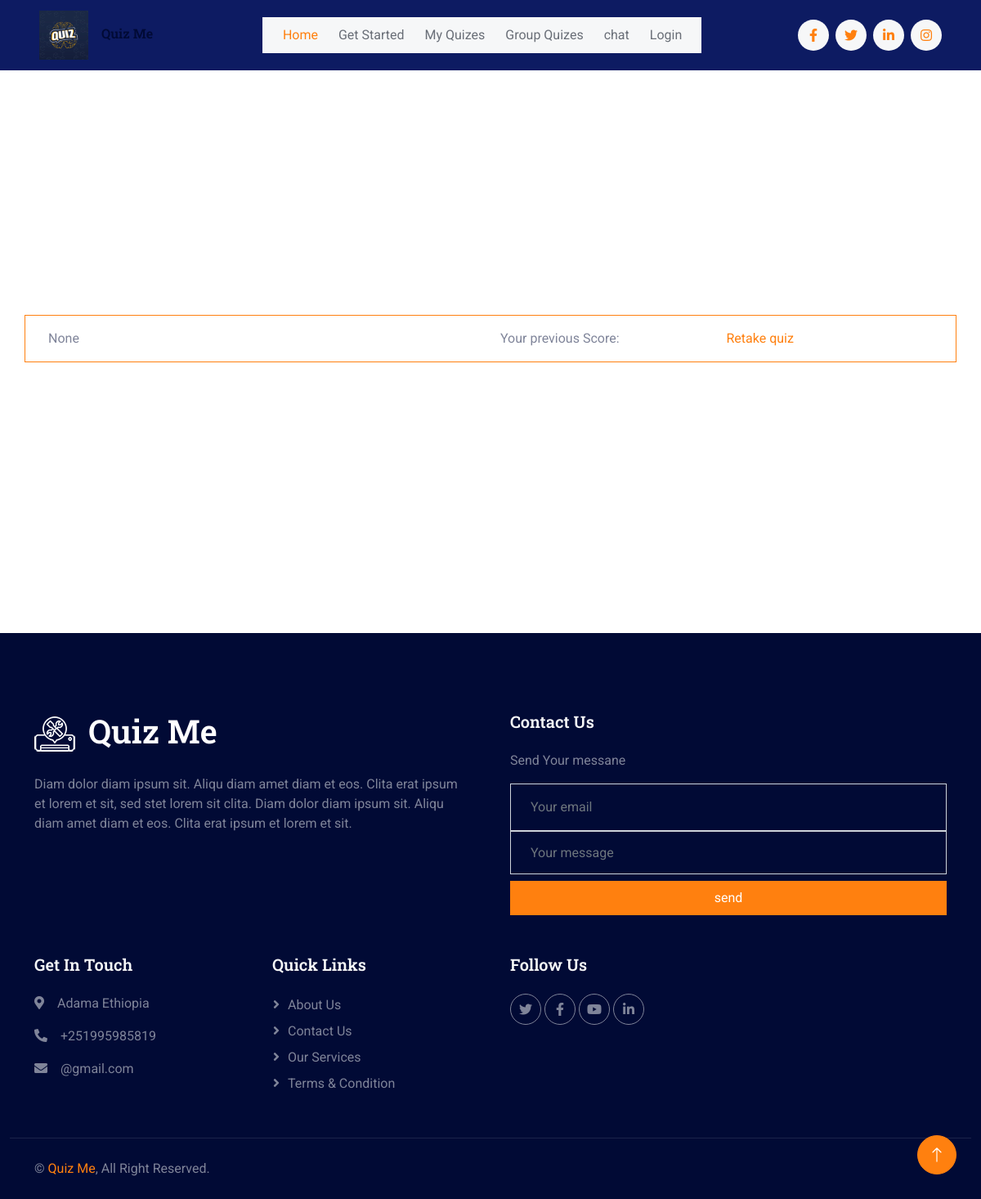
Before: /my_quizes (signed in) with the older database file.
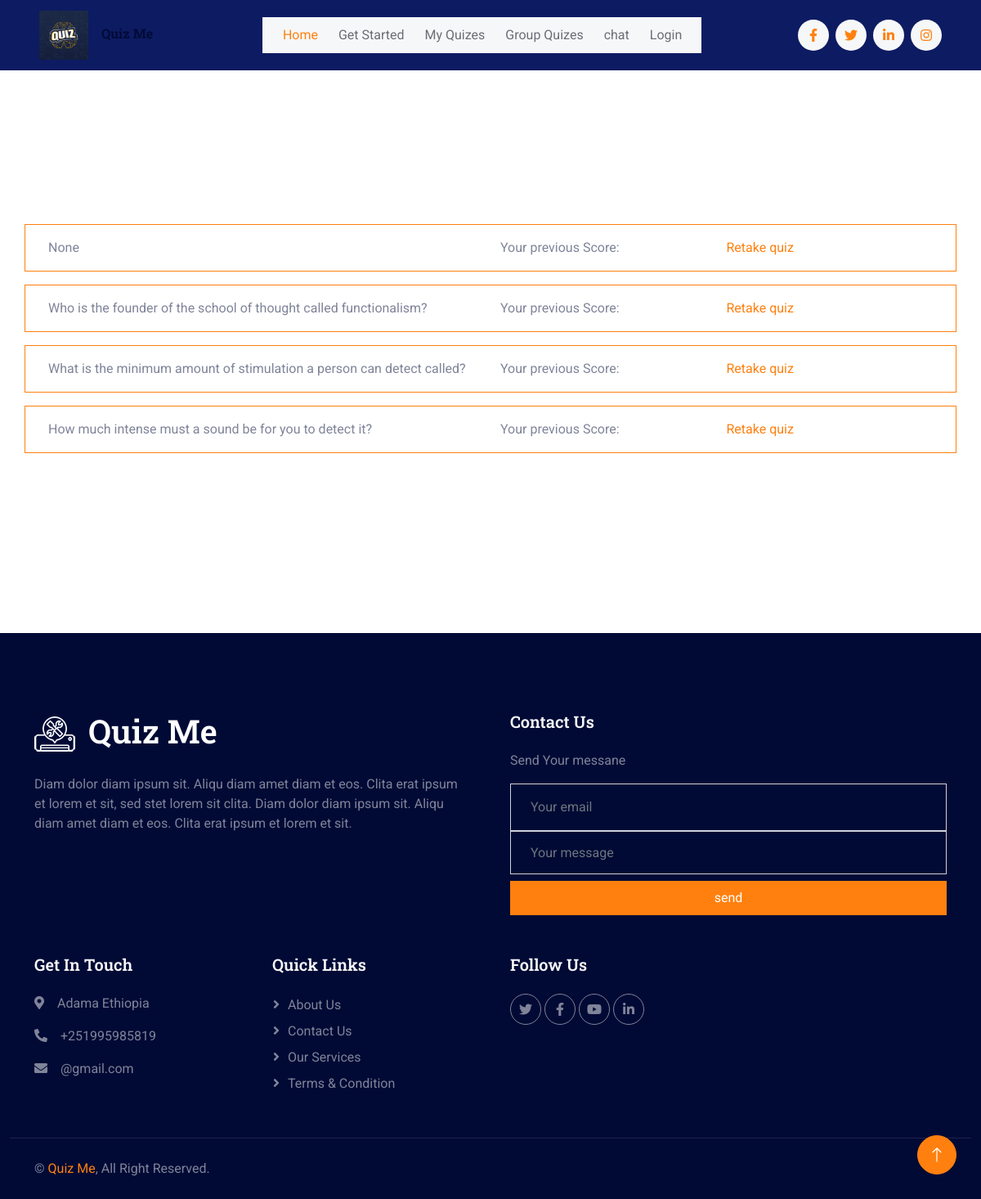
After: the same page with the newer database file.
### quiz_app/models.py (models this page shows, shortened)
class Quiz(models.Model):
    title = models.CharField(max_length=100, null=True, blank=True)
    size = models.IntegerField()
    generated_by = models.ForeignKey(CustomUser, on_delete=models.CASCADE)
    questions = models.TextField()
    user_score = models.IntegerField(default=0)

### quiz_app/views.py (the view)
# urls.py: path('my_quizes', views.myquizes, name='my_quizes'),
@login_required(login_url='login')
def myquizes(request):
    user = request.user
    quizs = Quiz.objects.all().filter(generated_by= user)
    return render(request, 'my_quizes.html', {"quizes":quizs})

### templates/my_quizes.html (shortened to what this page needs)
{% extends 'index2.html' %}
{% block content %}
{% load static %}
    <body>
        <div class="container-xxl py-5 custom-container">
            <div class="container">
                {% if quizes %}
                    {% for quiz in quizes %}
                        <div class="row border border-primary rounded p-3 mt-3">
                            <div class="col-md-6">
                                {{ quiz.title }}
                            </div>
                            <div class="col-md-3">
                                Your previous Score: {{ quiz.score }}
                            </div>
                            <div class="col-md-3">
                                <a href="">Retake quiz</a>
                            </div>
                        </div>
                    {% endfor %}
                {% else %}
                    <h1>You haven't taken any quizzes yet.</h1>
                {% endif %}
            </div>
        </div>
    </body>
{% endblock content %}

### templates/index2.html (shortened to what this page needs)
{% load static %}
<!DOCTYPE html>
<html lang="en">
<head>
    <link href="https://cdnjs.cloudflare.com/ajax/libs/font-awesome/5.10.0/css/all.min.css" rel="stylesheet">
    <link href="https://cdn.jsdelivr.net/npm/bootstrap-icons@1.4.1/font/bootstrap-icons.css" rel="stylesheet">
    <link href="{% static 'lib/animate/animate.min.css" rel="stylesheet' %}">
    <link href="{% static 'lib/owlcarousel/assets/owl.carousel.min.css' %}" rel="stylesheet">
    <link href="{% static 'css/bootstrap.min.css' %}" rel="stylesheet">
    <link href="{% static 'css/style.css' %}" rel="stylesheet">
</head>
<body>
    <nav class="navbar navbar-expand-lg  sticky-top px-4 px-lg-5">
        <a href="{%url 'home' %}" class="navbar-brand d-flex align-items-center">
            <h6 class="m-0"><img class="img-fluid me-3" src="{% static 'img/icon/icon-02-primary.png' %}" alt="">Quiz Me</h6>
        </a>
        <div class="collapse navbar-collapse" id="navbarCollapse">
            <div class="navbar-nav mx-auto bg-light pe-4 py-3 py-lg-0">
                <a href="{%url 'home' %}" class="nav-item nav-link active">Home</a>
                <a href="{%url 'upload' %}" class="nav-item nav-link">Get Started</a>
                <a href="{%url 'my_quizes'%}" class="nav-item nav-link">My Quizes</a>
                <a href="#" class="nav-item nav-link">Group Quizes</a>
                <a href="{%url 'chat' %}" class="nav-item nav-link">chat</a>
                {% if auth %}
                <a href="{%url 'register' %}" class="nav-item nav-link">Logout</a>
                {% else %}
                <a href="{%url 'register' %}" class="nav-item nav-link">Login</a>
                {% endif %}
            </div>
            <div class="h-100 d-lg-inline-flex align-items-center d-none">
                <a class="btn btn-square rounded-circle bg-light text-primary me-2" href=""><i class="fab fa-facebook-f"></i></a>
                <a class="btn btn-square rounded-circle bg-light text-primary me-2" href=""><i class="fab fa-twitter"></i></a>
                <a class="btn btn-square rounded-circle bg-light text-primary me-2" href=""><i class="fab fa-linkedin-in"></i></a>
                <a class="btn btn-square rounded-circle bg-light text-primary me-0" href=""><i class="fab fa-instagram"></i></a>
            </div>
        </div>
    </nav>
{% block content %}
{% endblock content %}
    <div class="container-fluid bg-dark footer mt-5 pt-5 wow fadeIn" data-wow-delay="0.1s">
        <div class="container py-5">
            <div class="row g-5">
                <div class="col-md-6">
                    <h1 class="text-white mb-4"><img class="img-fluid me-3" src="{% static 'img/icon/icon-02-light.png' %}" alt="">Quiz Me</h1>
                    <span>Diam dolor diam ipsum sit. Aliqu diam amet diam et eos. Clita erat ipsum et lorem et sit, sed stet lorem sit clita. Diam dolor diam ipsum sit. Aliqu diam amet diam et eos. Clita erat ipsum et lorem et sit.</span>
                </div>
                <div class="col-md-6">
                    <h5 class="text-light mb-4">Contact Us</h5>
                    <p>Send Your messane</p>
                    <div class="position-relative">
                        <input class="form-control bg-transparent w-100 py-3 ps-4 pe-5" type="text" placeholder="Your email">
                        <input type="text" class="form-control bg-transparent w-100 h-200 py-3 ps-4 pe-5" type="text" style="height:200%" placeholder="Your message">
                        <button type="button" class="btn btn-primary w-100 py-2 px-3  mt-2 me-2">send</button>
                    </div>
                </div>
                <div class="col-lg-3 col-md-6">
                    <h5 class="text-light mb-4">Get In Touch</h5>
                    <p><i class="fa fa-map-marker-alt me-3"></i>Adama Ethiopia</p>
                    <p><i class="fa fa-phone-alt me-3"></i>+251995985819</p>
                    <p><i class="fa fa-envelope me-3"></i>@gmail.com</p>
                </div>
                <div class="col-lg-3 col-md-6">
                    <h5 class="text-light mb-4">Quick Links</h5>
                    <a class="btn btn-link" href="">About Us</a>
                    <a class="btn btn-link" href="">Contact Us</a>
                    <a class="btn btn-link" href="">Our Services</a>
                    <a class="btn btn-link" href="">Terms & Condition</a>
                </div>
                <div class="col-lg-3 col-md-6">
                    <h5 class="text-light mb-4">Follow Us</h5>
                    <div class="d-flex">
                        <a class="btn btn-square rounded-circle me-1" href=""><i class="fab fa-twitter"></i></a>
                        <a class="btn btn-square rounded-circle me-1" href=""><i class="fab fa-facebook-f"></i></a>
                        <a class="btn btn-square rounded-circle me-1" href=""><i class="fab fa-youtube"></i></a>
                        <a class="btn btn-square rounded-circle me-1" href=""><i class="fab fa-linkedin-in"></i></a>
                    </div>
                </div>
            </div>
        </div>
        <div class="container-fluid copyright">
            <div class="container">
                <div class="row">
                    <div class="col-md-6 text-center text-md-start mb-3 mb-md-0">
                        &copy; <a href="#">Quiz Me</a>, All Right Reserved.
                    </div>
                </div>
            </div>
        </div>
    </div>
    <a href="#" class="btn btn-lg btn-primary btn-lg-square rounded-circle back-to-top"><i class="bi bi-arrow-up"></i></a>
</body>
</html>

### static/css/style.css (style rules this page uses)
:root { --primary: #FF800F; --secondary: #001064; --light: #F6F7F8; --dark: #010A35; }
.back-to-top { position: fixed; display: none; right: 30px; bottom: 30px; z-index: 99; }
.btn { transition: .5s; }
.btn.btn-primary, .btn.btn-outline-primary:hover, .btn.btn-secondary, .btn.btn-outline-secondary:hover { color: #FFFFFF; }
.btn-square { width: 38px; height: 38px; }
.btn-lg-square { width: 48px; height: 48px; }
.btn-square, .btn-sm-square, .btn-lg-square { padding: 0; display: flex; align-items: center; justify-content: center; font-weight: normal; }
.navbar.sticky-top { top: -100px; transition: .5s; }
.navbar .navbar-brand img { max-height: 60px; }
.navbar .navbar-nav .nav-link { margin-left: 25px; padding: 10px 0; color: #696E77; font-weight: 400; outline: none; }
nav { background-color: #0d1b62; }
.navbar .navbar-nav .nav-link:hover, .navbar .navbar-nav .nav-link.active { color: var(--primary); }
.footer { color: #7F8499; }
.footer .btn.btn-link { display: block; margin-bottom: 5px; padding: 0; text-align: left; color: #7F8499; font-weight: normal; text-transform: capitalize; transition: .3s; }
.footer .btn.btn-link::before { position: relative; content: "\f105"; font-family: "Font Awesome 5 Free"; font-weight: 900; color: #7F8499; margin-right: 10px; }
.footer .btn.btn-square { color: #7F8499; border: 1px solid #7F8499; }
.footer .copyright { padding: 25px 0; border-top: 1px solid rgba(256, 256, 256, .1); }
.footer .copyright a { color: var(--primary); }

### templates/my_quizes.html (style rules this page uses)
.custom-container { min-height: 80vh; display: flex; flex-direction: column; justify-content: center; align-items: center; }

Changed rows visible on the page:
added Quiz: title "Who is the founder of the school of thought called functionalism?"
added Quiz: title "What is the minimum amount of stimulation a person can detect called?"
added Quiz: title "How much intense must a sound be for you to detect it?"
